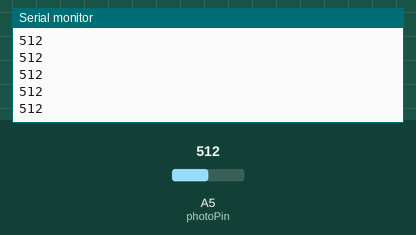
Bench run of a sketch on a simulated Arduino Uno, built with avr-gcc and run on an emulated ATmega328P. Shown: the last lines printed to the serial monitor. The inputs (shaded band) are chosen by the test bench; at power-on: A5 (photoPin) = 512.

Above: at 1.2 s.
1.3 s: A5 (photoPin) set to 716
At 1.9 s:
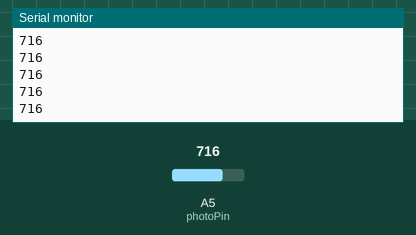
2.8 s: A5 (photoPin) set to 900
At 3.9 s:
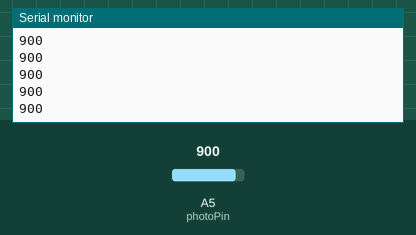
Timing chart, 0 to 5.8 s (numbered marks = the images above; inputs shaded):
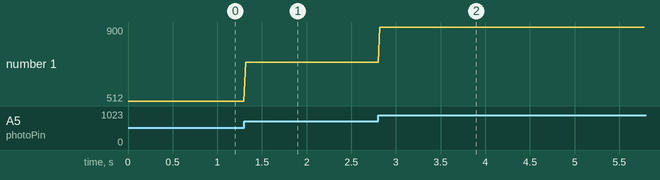

The sketch:

photo.ino
```cpp
// give your pin a nice label
#define photoPin A5

void setup() {
  // set your pin as input
  pinMode(photoPin, INPUT);
  // initialise console
  Serial.begin(9600);
}
// initialise light value
int light = 0;
void loop() {
  // read from your pin
  light = analogRead(photoPin);
  // display it into the console
  Serial.println(light);
  delay(20);
}
```

Measured:
- after the input at 1.3 s, the serial monitor: prints a new line at once (image 1)
- after the input at 2.8 s, the serial monitor: prints a new line at once (image 2)
- plotted number 1: 512 → 716 after the input at 1.3 s, 716 → 900 after the input at 2.8 s
